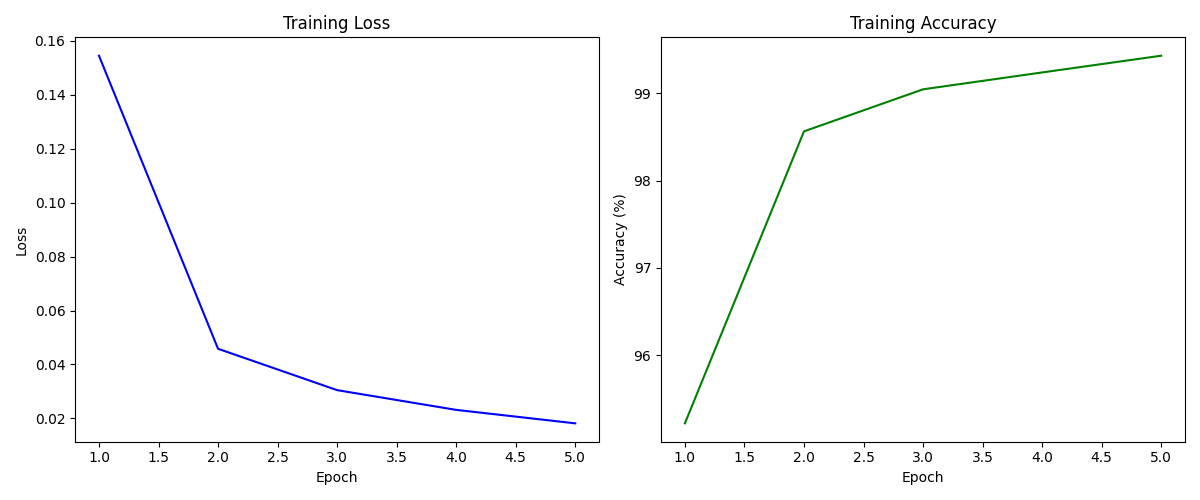

Write Python code to recreate this figure.
import torch
import torchvision
import torchvision.transforms as transforms
import torch.optim as optim
import torch.nn as nn
import torch.nn.functional as F
from torchinfo import summary  
import matplotlib.pyplot as plt
from tqdm import tqdm  

# 1. 检查是否有可用的 GPU
device = torch.device("cuda" if torch.cuda.is_available() else "cpu")

# 2. 数据加载和预处理
transform = transforms.Compose([
    transforms.ToTensor(),  # 将图像转换为Tensor
    transforms.Normalize((0.5,), (0.5,))  # 归一化处理
])

# 加载训练数据集和测试数据集
trainset = torchvision.datasets.MNIST(root='./data', train=True, download=True, transform=transform)
testset = torchvision.datasets.MNIST(root='./data', train=False, download=True, transform=transform)

# 使用 DataLoader 加载数据集
trainloader = torch.utils.data.DataLoader(trainset, batch_size=64, shuffle=True)
testloader = torch.utils.data.DataLoader(testset, batch_size=64, shuffle=False)

# 3. 定义卷积神经网络模型
class CNNModel(nn.Module):
    def __init__(self):
        super(CNNModel, self).__init__()
        # 定义网络层
        self.conv1 = nn.Conv2d(1, 32, 3, padding=1)  # 输入1个通道，输出32个通道，卷积核大小为3x3
        self.conv2 = nn.Conv2d(32, 64, 3, padding=1)  # 输入32个通道，输出64个通道，卷积核大小为3x3
        self.fc1 = nn.Linear(7 * 7 * 64, 128)  # 全连接层，输入大小为 7x7x64（经过池化后的图像大小）
        self.fc2 = nn.Linear(128, 10)  # 输出10个类别（对应0-9）

    def forward(self, x):
        # 定义前向传播过程
        x = F.relu(self.conv1(x))  # 卷积层 + 激活函数
        x = F.max_pool2d(x, 2)  # 最大池化
        x = F.relu(self.conv2(x))  # 卷积层 + 激活函数
        x = F.max_pool2d(x, 2)  # 最大池化
        x = x.view(-1, 7 * 7 * 64)  # 展平操作，将图像从二维变为一维向量
        x = F.relu(self.fc1(x))  # 全连接层 + 激活函数
        x = self.fc2(x)  # 输出层
        return x

# 4. 模型实例化，并将模型移到合适的设备（GPU 或 CPU）
model = CNNModel().to(device)

# 5. 打印模型摘要
summary(model, input_size=(64, 1, 28, 28))  # (batch_size=64, channels=1, height=28, width=28)

# 6. 定义损失函数和优化器
criterion = nn.CrossEntropyLoss()  # 使用交叉熵损失函数
optimizer = optim.Adam(model.parameters(), lr=0.001)  # 使用Adam优化器

# 用于记录每个epoch的损失和准确率
train_losses = []
train_accuracies = []

# 7. 训练模型
num_epochs = 5
for epoch in range(num_epochs):
    model.train()  # 设置模型为训练模式
    running_loss = 0.0
    correct = 0
    total = 0

    # 使用 tqdm 包装 trainloader 来显示进度条
    for inputs, labels in tqdm(trainloader, desc=f'Epoch {epoch+1}/{num_epochs}', unit='batch'):
        inputs, labels = inputs.to(device), labels.to(device)  # 将数据移到合适的设备
        
        # 前向传播
        outputs = model(inputs)
        loss = criterion(outputs, labels)  # 计算损失

        # 反向传播和优化
        optimizer.zero_grad()  # 清零梯度
        loss.backward()  # 反向传播
        optimizer.step()  # 更新权重

        # 统计损失和准确率
        running_loss += loss.item()
        _, predicted = torch.max(outputs.data, 1)  # 获取预测的类别
        total += labels.size(0)
        correct += (predicted == labels).sum().item()

    epoch_loss = running_loss / len(trainloader)
    epoch_accuracy = 100 * correct / total
    train_losses.append(epoch_loss)
    train_accuracies.append(epoch_accuracy)

    print(f"Epoch {epoch+1}/{num_epochs}, Loss: {epoch_loss:.4f}, Accuracy: {epoch_accuracy:.2f}%")

# 8. 测试模型
model.eval()  # 设置模型为评估模式
correct = 0
total = 0
with torch.no_grad():  # 在测试时不计算梯度
    for inputs, labels in testloader:
        inputs, labels = inputs.to(device), labels.to(device)  # 将数据移到合适的设备
        outputs = model(inputs)
        _, predicted = torch.max(outputs.data, 1)
        total += labels.size(0)
        correct += (predicted == labels).sum().item()

test_accuracy = 100 * correct / total
print(f"Test Accuracy: {test_accuracy}%")

# 9. 绘制训练损失和准确率曲线
plt.figure(figsize=(12, 5))

# 绘制训练损失
plt.subplot(1, 2, 1)
plt.plot(range(1, num_epochs + 1), train_losses, label='Training Loss', color='blue')
plt.xlabel('Epoch')
plt.ylabel('Loss')
plt.title('Training Loss')

# 绘制训练准确率
plt.subplot(1, 2, 2)
plt.plot(range(1, num_epochs + 1), train_accuracies, label='Training Accuracy', color='green')
plt.xlabel('Epoch')
plt.ylabel('Accuracy (%)')
plt.title('Training Accuracy')

plt.tight_layout()
plt.show()
